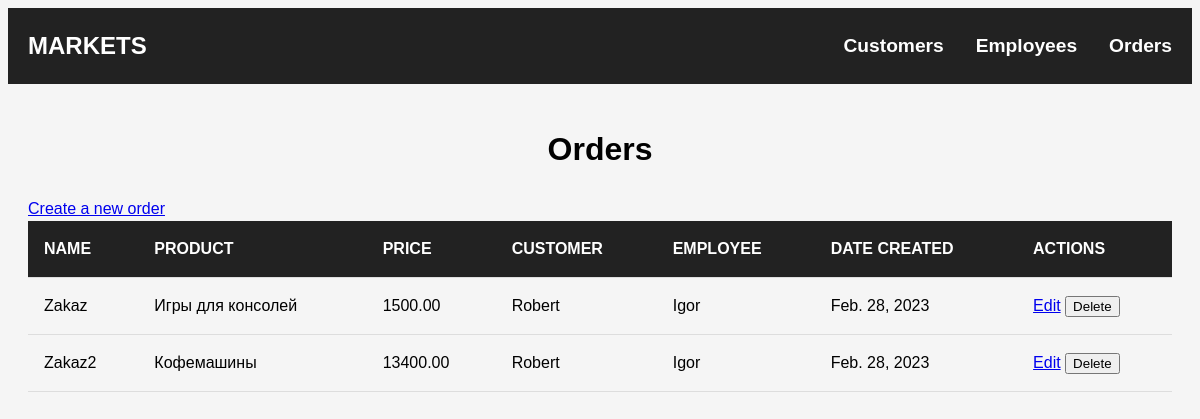
Screenshot of /orders/ with the database file from the repository.
### dashboard/models.py (models this page shows, shortened)
class Order(models.Model):
    order_name = models.CharField(
        max_length=225,
        null=True,
        blank=True,
        verbose_name='Order name'
    )
    product = models.ForeignKey(
        Product,
        on_delete=models.CASCADE
    )
    employee = models.ForeignKey(
        Employee,
        on_delete=models.CASCADE
    )
    customer = models.ForeignKey(
        Customer,
        on_delete=models.CASCADE
    )
    date = models.DateField(
        null=True,
        blank=True
    )
    amount = models.DecimalField(
        max_digits=10,
        decimal_places=2
    )
    class Meta:
        verbose_name = 'Order'
        verbose_name_plural = 'Orders'

class Customer(models.Model):
    customer_name = models.CharField(
        max_length=225,
        null=True,
        blank=True,
        verbose_name='Customer name'
    )
    age = models.IntegerField()
    gender = models.CharField(
        max_length=20,
        choices=GENDER_CHOICES,
        default='OTHER'
    )
    location = models.ForeignKey(
        Location,
        on_delete=models.CASCADE
    )
    class Meta:
        verbose_name = 'Customer'
        verbose_name_plural = 'Customers'
    def __str__(self):
        return self.customer_name

class Employee(models.Model):
    employee_name = models.CharField(
        max_length=225,
        null=True,
        blank=True,
        verbose_name='Employee name'
    )
    age = models.IntegerField()
    gender = models.CharField(
        max_length=20,
        choices=GENDER_CHOICES,
        default='OTHER'
    )
    location = models.ForeignKey(
        Location,
        on_delete=models.CASCADE
    )
    class Meta:
        verbose_name = 'Employee'
        verbose_name_plural = 'Employees'
    def __str__(self):
        return self.employee_name

### markets/models.py (models this page shows)
class Product(models.Model):
    product_name = models.CharField(
        max_length=225,
        null=True,
        blank=True,
        verbose_name='Название продукта'
    )
    class Meta:
        verbose_name = 'Product'
        verbose_name_plural = 'Products'
    def __str__(self):
        return self.product_name

### dashboard/views.py (the view)
# urls.py: path('orders/', views.order_list, name='order_list'),
def order_list(request):
    orders = Order.objects.all()
    context = {'orders': orders}
    return render(request, 'order_list.html', context)

### dashboard/templates/order_list.html (shortened to what this page needs)
{% extends 'base.html' %}
{% block content %}
  <div class="container mt-4">
    <h1>Orders</h1>
    <a class="btn btn-primary" href="{% url 'dashboard:order_create' %}">Create a new order</a>
    <table class="table mt-4">
      <thead class="thead-dark">
        <tr>
          <th scope="col">Name</th>
          <th scope="col">Product</th>
          <th scope="col">Price</th>
          <th scope="col">Customer</th>
          <th scope="col">Employee</th>
          <th scope="col">Date Created</th>
          <th scope="col">Actions</th>
        </tr>
      </thead>
      <tbody>
        {% for order in orders %}
        <tr>
          <td>{{ order.order_name }}</td>
          <td>{{ order.product }}</td>
          <td>{{ order.amount }}</td>
          <td>{{ order.customer }}</td>
          <td>{{ order.employee }}</td>
          <td>{{ order.date }}</td>
          <td>
            <a href="{% url 'dashboard:order_update' order.id %}" class="btn btn-sm btn-outline-secondary me-2">Edit</a>
            <form method="post" action="{% url 'dashboard:order_delete' order.id %}"style="display: inline">
              <button type="submit" class="btn btn-sm btn-danger">Delete</button>
            </form>
          </td>
        </tr>
        {% empty %}
        <tr>
          <td colspan="7">No orders found.</td>
        </tr>
        {% endfor %}
      </tbody>
    </table>
  </div>
{% endblock %}

### dashboard/templates/base.html (shortened to what this page needs)
<!DOCTYPE html>
<html lang="en">
<head>
</head>
<body>
  <nav>
    <a href="{% url 'markets:market' %}">MARKETS</a>
    <ul>
      <li><a href="{% url 'dashboard:customer_list' %}">Customers</a></li>
      <li><a href="{% url 'dashboard:employee_list' %}">Employees</a></li>
      <li><a href="{% url 'dashboard:order_list' %}">Orders</a></li>
    </ul>
  </nav>
  <main>
    {% block content %}
    {% endblock %}
  </main>
</body>
</html>

### dashboard/templates/base.html (style rules this page uses)
body { font-family: Arial, sans-serif; font-size: 16px; line-height: 1.5; background-color: #f5f5f5; }
nav { background-color: #222; color: #fff; display: flex; justify-content: space-between; align-items: center; padding: 20px; }
nav a { color: #fff; text-decoration: none; font-size: 1.5rem; font-weight: bold; }
nav ul { display: flex; justify-content: flex-end; align-items: center; list-style-type: none; margin: 0; padding: 0; }
nav ul li { margin-left: 2rem; }
nav ul li a { color: #fff; text-decoration: none; font-size: 1.2rem; font-weight: bold; }
main { max-width: 1200px; margin: 0 auto; padding: 20px; }
h1 { font-size: 2rem; font-weight: bold; margin-bottom: 1.5rem; text-align: center; }
table { width: 100%; border-collapse: collapse; margin-bottom: 2rem; }
th, td { padding: 1rem; text-align: left; border-bottom: 1px solid #ddd; }
th { background-color: #222; color: #fff; font-weight: bold; text-transform: uppercase; }

### rows the page displays
Order: order_name "Zakaz", product "Игры для консолей", amount "1500.00", customer "Robert", employee "Igor", date "Feb. 28, 2023"
Order: order_name "Zakaz2", product "Кофемашины", amount "13400.00", customer "Robert", employee "Igor", date "Feb. 28, 2023"
